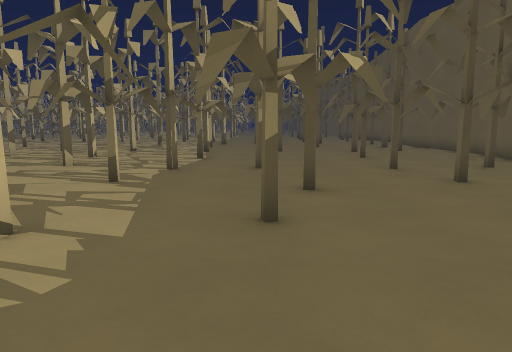
[1] (above)

24 first-person views from a walk through a Godot game level. The camera is 1.2 m above the floor, tilts 8° down and sees 70° across. The floor is counted in squares, 1 m on a side. Each view is taken from the middle of a square. On the plan, view 1 faces up. The plan holds only what a view shows up to about 15 squares ahead; the rest is blank. The place goes on beyond the plan. Characters and animated objects are not drawn.

[2]
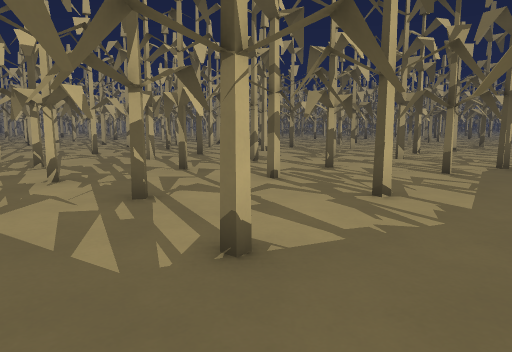

[3]
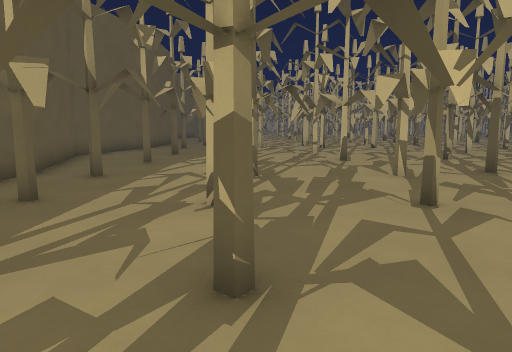

[4]
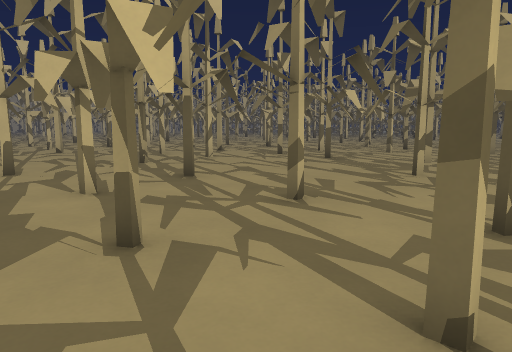

[5]
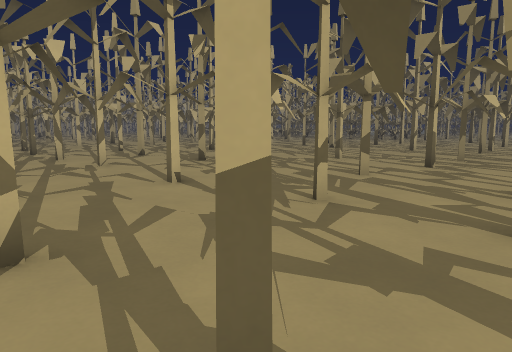

[6]
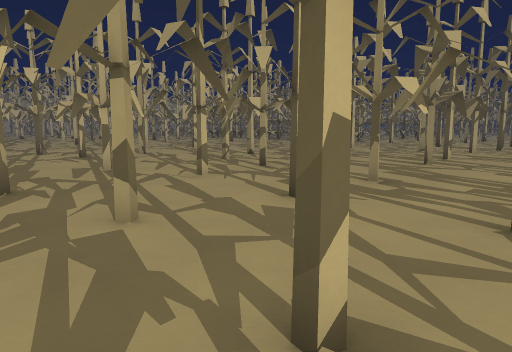

[7]
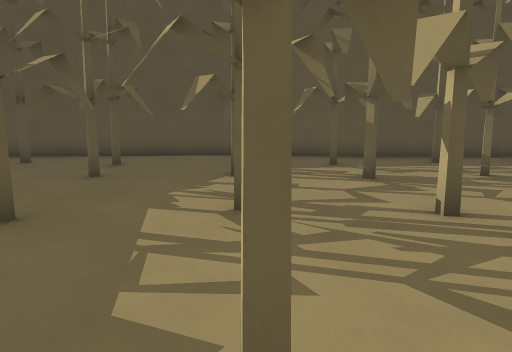

[8]
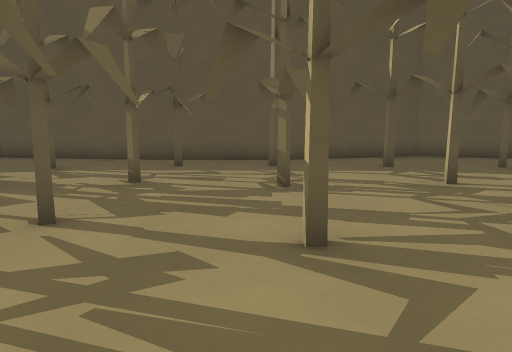

[9]
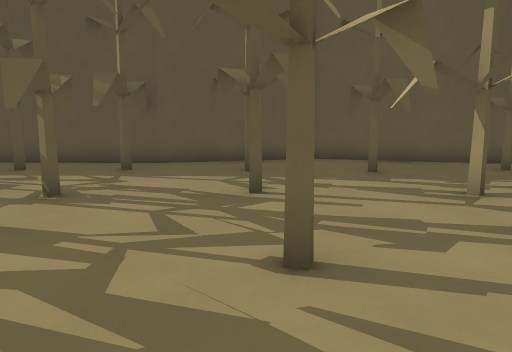

[10]
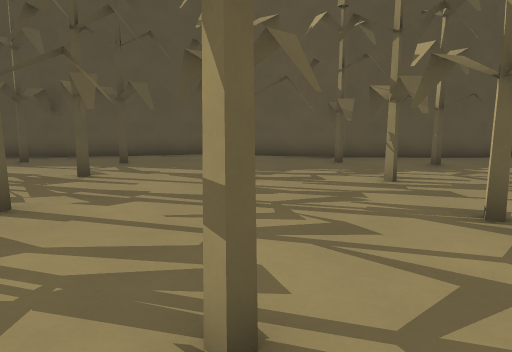

[11]
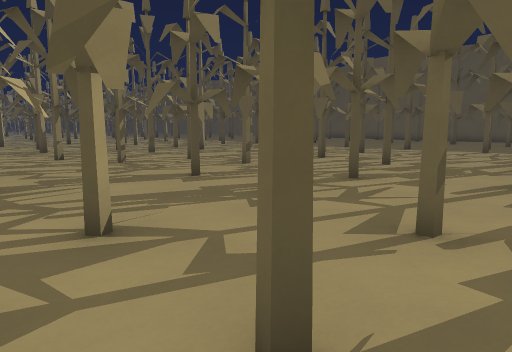

[12]
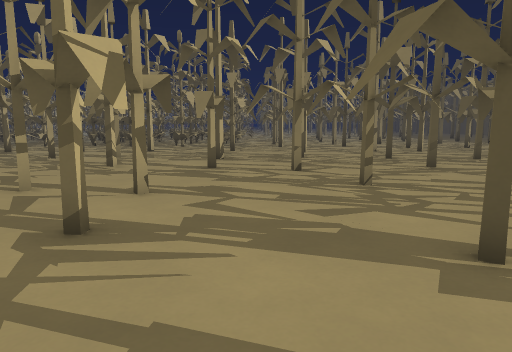

[13]
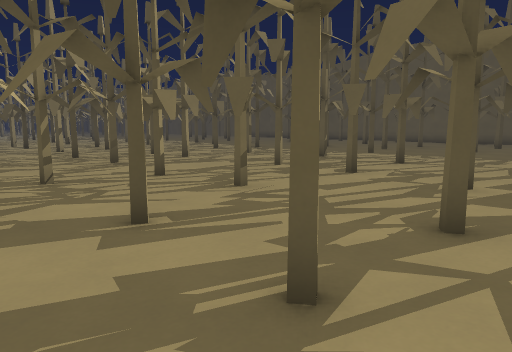

[14]
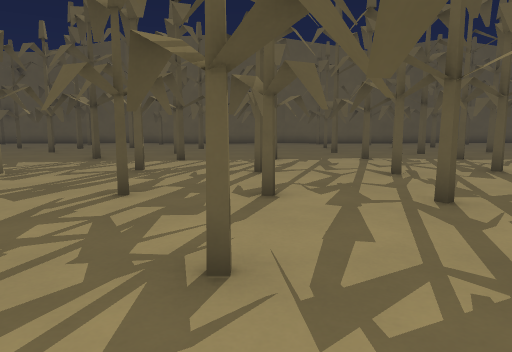

[15]
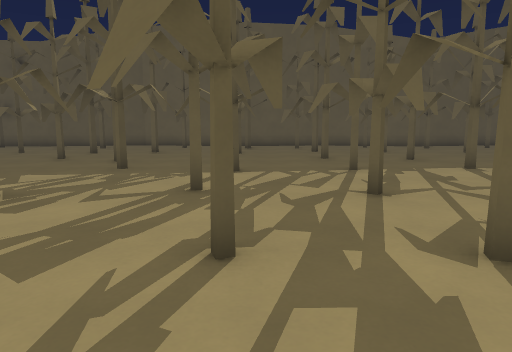

[16]
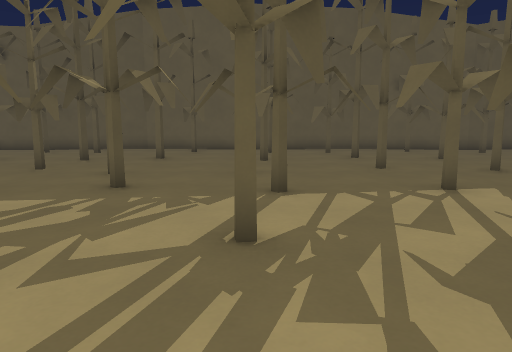

[17]
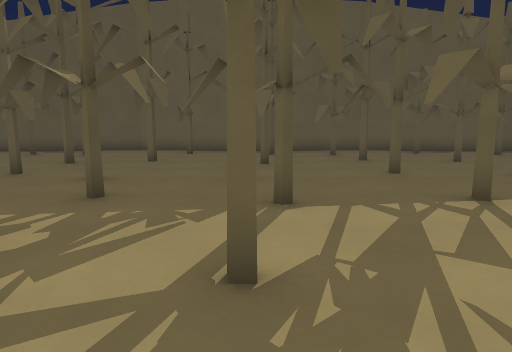

[18]
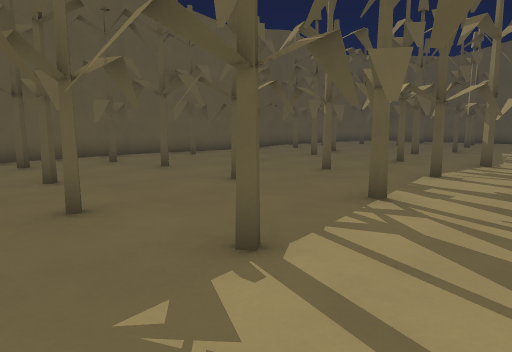

[19]
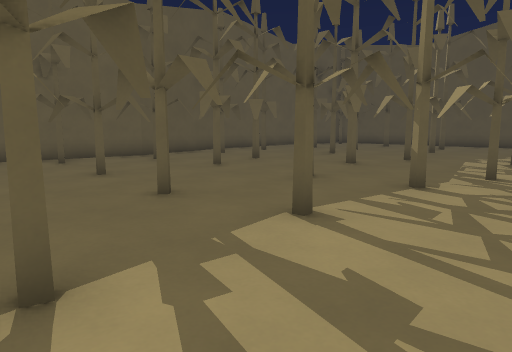

[20]
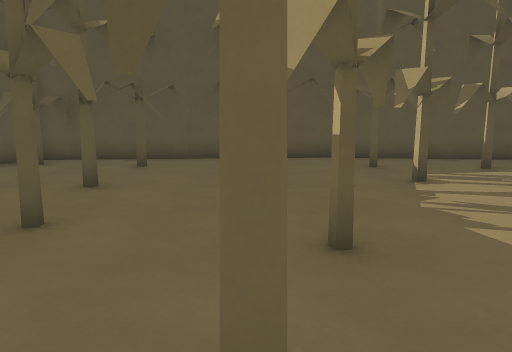

[21]
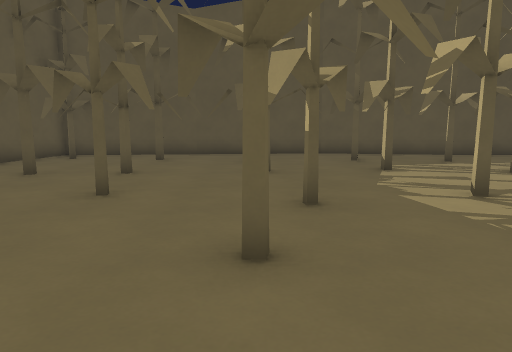

[22]
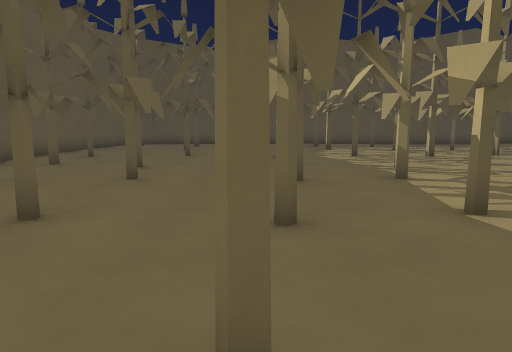

[23]
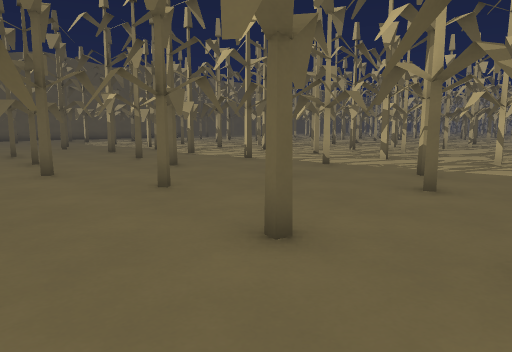

[24]
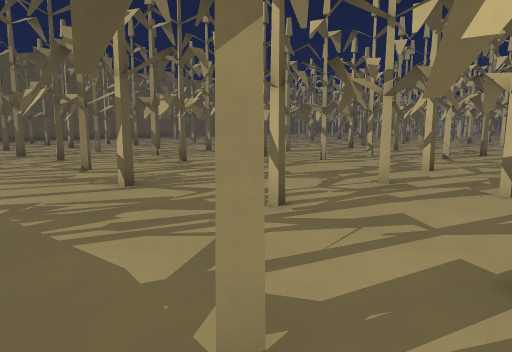

### Floor plan
Key: @ floor where view 1 was taken; # wall or solid block; x gap in a wall; . floor; T thing the floor can be seen under or through.
Columns run from 22 left of view 1 to 7 right of it. Each row starts with its distance up from view 1.
 28  .....  .......        ......
 27  ..........#...  .. ..... ...
 26 #. .....#.#..#....##...#....#.
 25 #.....#. ....#........##......
 24 .#.............#....#.........
 23 ....#.#...#.....##............
 22 ..#....#.............#......#.
 21 ...#..#.............#........
 20 .#......x##.#....#......#..#..
 19  .##...............#...T.....#
 18  .##.......#.......#....T...##
 17  ..#.....#....xx..#....#....##
 16 #...#..#x#..#.......#........#
 15  .............................
 14    .....#....#..#....#.#...#.#
 13    .#....#.....#....#....##..#
 12   .#...x...........#...#......
 11   ............#..........#...#
 10 #..#..#...#.......#.TTT...#.##
  9  ...#.x..#..........T ....#...
  8   ....x.......#.x..T..T......#
  7  ..#.. ...#..#..#.#....#...#.#
  6  ...........#..........#.....#
  5  .......#........#..#....... #
  4 #.#....#.....x..#..#..#...#..#
  3 #.. ...........#..#..#....#...
  2 .....#........................
  1 #......#..#.....#.............
  0 #.............#.......@#x.....
 -1 #.......#........#x#..........
 -2 #.....#.......#..#..#..#......
 -3 #......#..#.#.. .............#
 -4 #...#.....x.x................#
 -5 ####.. #######################
 -6    ####

Where each view was taken, in squares from view 1:
view 1: 0 up, 0 right, facing up
view 2: 2 down, 0 right, facing up-left
view 3: 1 up, 3 left, facing left
view 4: 2 up, 5 left, facing up-left
view 5: 6 up, 5 left, facing up-left
view 6: 12 up, 5 left, facing up-left
view 7: 9 up, 3 left, facing down
view 8: 8 up, 11 left, facing down
view 9: 7 up, 15 left, facing down
view 10: 9 up, 19 left, facing down
view 11: 9 up, 20 left, facing up-right
view 12: 13 up, 17 left, facing up
view 13: 12 up, 17 left, facing up-right
view 14: 17 up, 15 left, facing right
view 15: 19 up, 12 left, facing right
view 16: 20 up, 9 left, facing right
view 17: 20 up, 8 left, facing right
view 18: 22 up, 5 left, facing down-right
view 19: 17 up, 5 left, facing down-right
view 20: 8 up, 1 right, facing down
view 21: 10 up, 1 right, facing down
view 22: 18 up, 1 right, facing down
view 23: 26 up, 7 right, facing down-left
view 24: 27 up, 2 left, facing down-left
